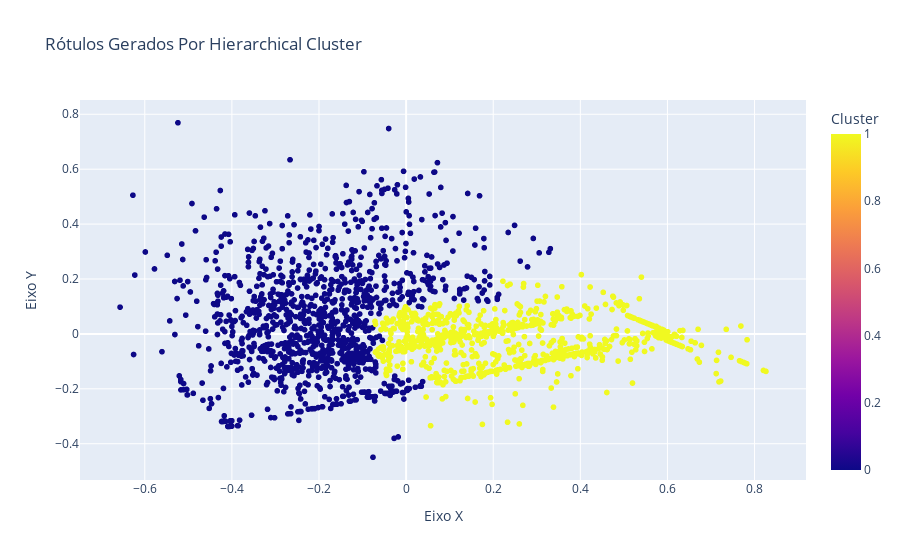

The cell this chart's notebook holds for it:
### Code cell
hc = AgglomerativeClustering(n_clusters=2, affinity='euclidean', linkage='ward')
labels_hc = hc.fit_predict(df_pca)

graph = px.scatter(x = df_pca[:,0], y = df_pca[:,1], color=labels_hc, labels={
                     "x": "Eixo X",
                     "y": "Eixo Y",
                     "color": "Cluster"
                 },
                title="Rótulos Gerados Por Hierarchical Cluster")
graph.write_image('./graphs/clusters_hc.png')
graph.show()

### Figure 1 — Plotly figure (JSON) as saved in the notebook; plotly's stock layout.template omitted (floating-point values rounded to 4 significant figures; data arrays with more than 128 entries replaced by an {"elided": "..."} marker saying what was removed)
{"data": [{"hovertemplate": "Eixo X=%{x}<br>Eixo Y=%{y}<br>Cluster=%{marker.color}<extra></extra>", "legendgroup": "", "marker": {"color": {"elided": "2177 int values"}, "coloraxis": "coloraxis", "symbol": "circle"}, "mode": "markers", "name": "", "showlegend": false, "type": "scattergl", "x": {"elided": "2177 float values"}, "xaxis": "x", "y": {"elided": "2177 float values"}, "yaxis": "y"}], "layout": {"coloraxis": {"colorbar": {"title": {"text": "Cluster"}}, "colorscale": [[0, "#0d0887"], [0.1111, "#46039f"], [0.2222, "#7201a8"], [0.3333, "#9c179e"], [0.4444, "#bd3786"], [0.5556, "#d8576b"], [0.6667, "#ed7953"], [0.7778, "#fb9f3a"], [0.8889, "#fdca26"], [1, "#f0f921"]]}, "legend": {"tracegroupgap": 0}, "title": {"text": "Rótulos Gerados Por Hierarchical Cluster"}, "xaxis": {"anchor": "y", "domain": [0, 1], "title": {"text": "Eixo X"}}, "yaxis": {"anchor": "x", "domain": [0, 1], "title": {"text": "Eixo Y"}}}}
